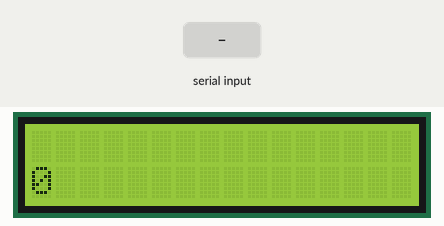
Bench run of a sketch on a simulated Arduino Uno, built with avr-gcc and run on an emulated ATmega328P. Parts: 16×2 character LCD. Inputs (shaded band) come from the test bench. What the sketch prints to the serial monitor is not drawn.

Above: at 0.1 s.
At 1.6 s:
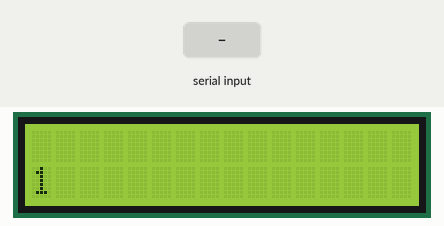
1.7 s: "1" received over Serial
At 3.6 s:
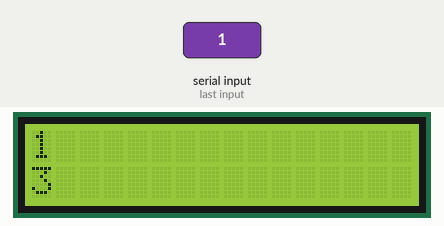
Timing chart, 0 to 5.1 s (numbered marks = the images above; inputs shaded):
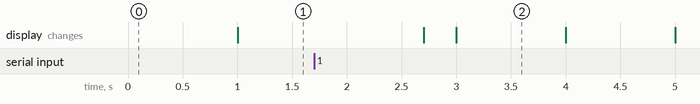

Measured:
- what the display in image 2 shows lasts 1.0 s, from 3.0 s to 4.0 s

The sketch:

02-09_serialLCD.ino
```cpp
#include <LiquidCrystal.h>
LiquidCrystal lcd(7, 8, 9, 10, 11, 12);

void setup() {
  lcd.begin(16, 2);
  Serial.begin(9600);
  Serial.println("inserisci una stringa di massimo 16 caratteri");
}


void loop() {
   if (Serial.available()) {
    String stringa = Serial.readString();
    Serial.println(stringa);
    lcd.setCursor(0, 0);
    lcd.print("                ");
    lcd.setCursor(0, 0);
    lcd.print(stringa);
    Serial.println("inserisci una stringa di massimo 16 caratteri");
  }
  lcd.setCursor(0, 1);
  // print the number of seconds since reset:
  lcd.print(millis() / 1000);
}
```
